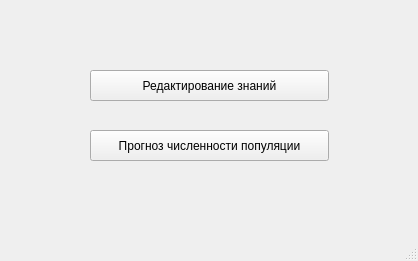
<?xml version="1.0" encoding="UTF-8"?>
<ui version="4.0">
 <class>StartWindow</class>
 <widget class="QMainWindow" name="StartWindow">
  <property name="geometry">
   <rect>
    <x>0</x>
    <y>0</y>
    <width>418</width>
    <height>261</height>
   </rect>
  </property>
  <property name="windowTitle">
   <string>Начальное окно</string>
  </property>
  <widget class="QWidget" name="centralwidget">
   <widget class="QPushButton" name="knowlegeEditButton">
    <property name="geometry">
     <rect>
      <x>90</x>
      <y>70</y>
      <width>239</width>
      <height>31</height>
     </rect>
    </property>
    <property name="text">
     <string>Редактирование знаний</string>
    </property>
   </widget>
   <widget class="QPushButton" name="predictButton">
    <property name="geometry">
     <rect>
      <x>90</x>
      <y>130</y>
      <width>239</width>
      <height>31</height>
     </rect>
    </property>
    <property name="text">
     <string>Прогноз численности популяции</string>
    </property>
   </widget>
  </widget>
  <widget class="QMenuBar" name="menubar">
   <property name="geometry">
    <rect>
     <x>0</x>
     <y>0</y>
     <width>418</width>
     <height>21</height>
    </rect>
   </property>
  </widget>
  <widget class="QStatusBar" name="statusbar"/>
 </widget>
 <resources/>
 <connections/>
</ui>
